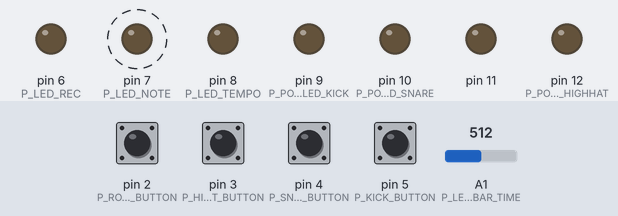
Bench run of a sketch on a simulated Arduino Uno, built with avr-gcc and run on an emulated ATmega328P. On the bench: output pins drawn as LEDs (lit = HIGH). Dashed ring = blinking. Inputs (shaded band) come from the test bench; at power-on: pin 2 (P_ROTATE_TRACK_BUTTON), pin 3 (P_HIGHHAT_BUTTON), pin 4 (P_SNARE_BUTTON), pin 5 (P_KICK_BUTTON) LOW, A1 (P_LENGTH_OF_A_BAR_TIME) = 512. What the sketch prints to the serial monitor is not drawn.

Above: at 1.2 s.
1.3 s: A1 (P_LENGTH_OF_A_BAR_TIME) set to 306
At 4.2 s:
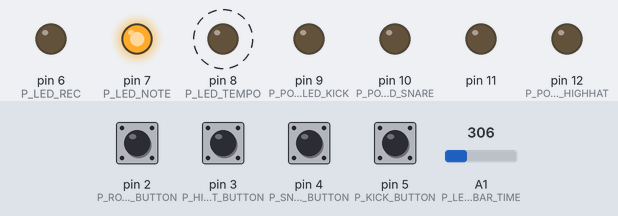
4.3 s: A1 (P_LENGTH_OF_A_BAR_TIME) set to 122
At 4.77 s:
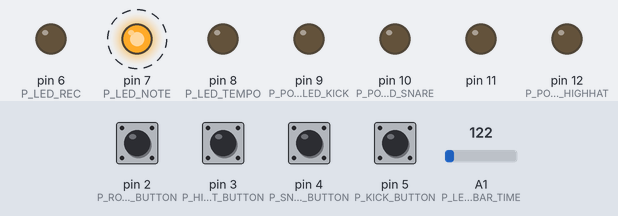
7.3 s: pin 3 (P_HIGHHAT_BUTTON) pulled HIGH for 1 s
At 8.97 s:
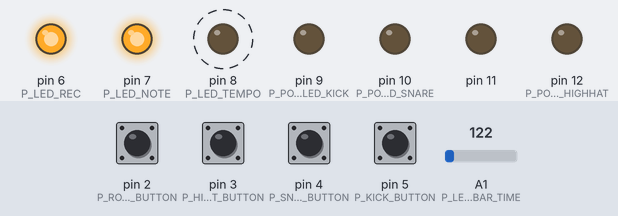
10.3 s: pin 5 (P_KICK_BUTTON) pulled HIGH for 1 s
At 12.77 s:
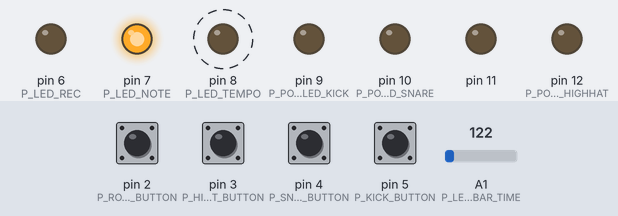
13.6 s: pin 4 (P_SNARE_BUTTON) pulled HIGH for 1 s
At 14.49 s:
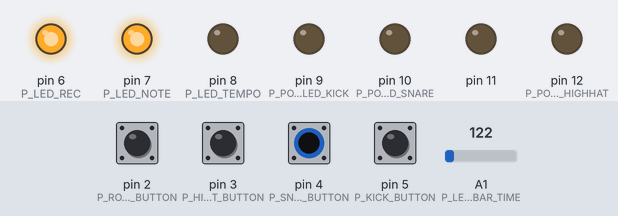
16.6 s: pin 5 (P_KICK_BUTTON) pulled HIGH for 1 s
At 19.62 s:
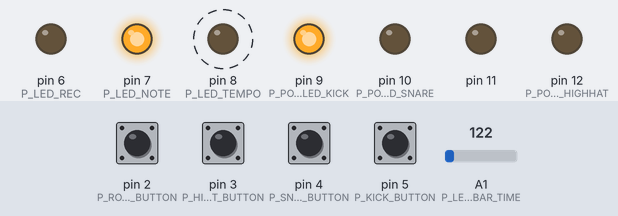
Timing chart, 0 to 34.0 s (numbered marks = the images above; inputs shaded):
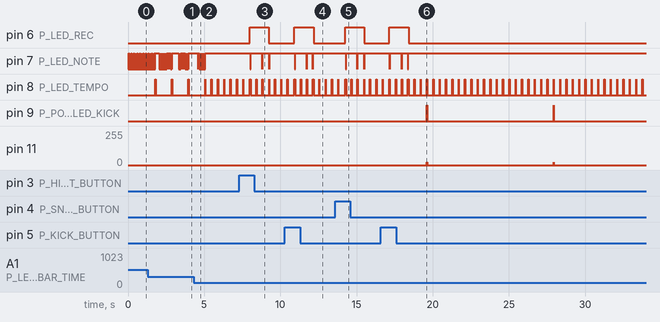

Measured:
- after the input at 1.3 s, pin 8 (P_LED_TEMPO): alternates HIGH for 0.01 s and LOW for 1.1 s, starting after 1.6 s
- after the input at 4.3 s, pin 7 (P_LED_NOTE): goes on until 5.1 s, then stays HIGH; pin 8 (P_LED_TEMPO): alternates HIGH for 0.02 s and LOW for 0.40 s, starting after 1.2 s
- after the input at 7.3 s, pin 6 (P_LED_REC): LOW → HIGH after 0.70 s, → LOW 1.3 s later; pin 7 (P_LED_NOTE): goes LOW 0.02 s, HIGH 0.75 s, LOW 0.01 s, HIGH 0.44 s, LOW 0.01 s, then HIGH, starting after 0.73 s
- after the input at 10.3 s, pin 6 (P_LED_REC): LOW → HIGH after 0.62 s, → LOW 1.3 s later; pin 7 (P_LED_NOTE): goes LOW 0.02 s, HIGH 0.76 s, LOW 0.01 s, HIGH 0.39 s, LOW 0.01 s, then HIGH, starting after 0.65 s
- after the input at 13.6 s, pin 6 (P_LED_REC): LOW → HIGH after 0.66 s, → LOW 1.2 s later; pin 7 (P_LED_NOTE): goes LOW 0.02 s, HIGH 0.74 s, LOW 0.01 s, HIGH 0.44 s, LOW 0.01 s, then HIGH, starting after 0.69 s
- after the input at 16.6 s, pin 6 (P_LED_REC): LOW → HIGH after 0.54 s, → LOW 1.3 s later; pin 7 (P_LED_NOTE): goes LOW 0.02 s, HIGH 0.76 s, LOW 0.01 s, HIGH 0.42 s, LOW 0.01 s, then HIGH, starting after 0.58 s

The sketch:

sequencer.ino
```cpp
/*
 * ボタンを長押ししたときに録音モードに入る。
 *
 * ループ再生は常にさせる。
 * 信号の出力は11ピン。
 * 録音モード終了と同時にループを更新する。
 *
 * テンポと音符が来るたびにそれぞれLEDを光らせている。
 * metro_test.inoでは、テンポのたびにHIGHとLOWを切り替えているが、
 * ここではmillis()で時間を計り、一定時間だけ光らせるようにしている。
 *
 * クラスを使って、録音モードを動かすところまでやった。
 * 配列に正しく録音されるかは未確認。
 * 今後は、ピン番号もclassにいれて、
 * 録音モードをしめすLEDもclass内で制御するようにしたい。
 * 録音モードのLEDの光り方のバグを直す。
 *
 * pitchについて
 * kick:21, snare:73, highhat:255
 *
 * 何かしらの音がなっているとき、パワーLEDを光らせる。
 *
 * 3つのトラックの音が高速で交互になることによって同時になるように見せかけている。
 * どれか一つだけを鳴らしたい場合は、Play()関数をnote.check() == 1のif文の中に入れればよい。
 * ただし、その場合、どれか一つのトラックのみの音が優先されて鳴る。
 *
 * テンポをanalogReadで変えたい。
 * analogReadの範囲は0~1024。note当たりの長さを最大で128くらいにするのがちょうどいいので、
 * analogReadの値を8で割るとちょうどいいだろう。
 * だから、NUMBER_OF_NOTES_IN_A_BARは固定（１小節に32個の音符）。length_of_a_bar_timeを可変にする。
 * 具体的には、length_of_a_bar_time = analogRead(可変抵抗) / TEMPO_ADJUST * NUMBER_OF_NOTES_IN_A_BAR にする。
 *
 */

#include <Metro.h>
#include "seq_controler.h"
#define cbi(sfr, bit) (_SFR_BYTE(sfr) &= ~_BV(bit)) //PWM用
#define sbi(sfr, bit) (_SFR_BYTE(sfr) |= _BV(bit))  //PWM用

#define NUMBER_OF_NOTES_IN_A_BAR 32      //1小節での音符の数
#define TEMPO_ADJUST 9 //length_of_a_bar_timeの取得時に、1024をいい感じにスケール変更するための値

//////// ピン番号たち ////////
// input
#define P_LENGTH_OF_A_BAR_TIME 1  //length_of_a_bar_timeを決めるためのアナログピン番号
#define P_KICK_BUTTON          5  //kickボタン
#define P_SNARE_BUTTON         4  //snareボタン
#define P_HIGHHAT_BUTTON       3  //highhatボタン
#define P_ROTATE_TRACK_BUTTON  2  //トラックを入れ替えるボタンのピン番号
// output
#define P_LED_REC              6  //録音モードでオンになるピン番号
#define P_LED_TEMPO            8  //テンポごとに光らせる
#define P_LED_NOTE             7  //音符ごとに光らせる
#define P_POWER_LED_KICK       9  //kickのパワーLEDを光らせるピン番号
#define P_POWER_LED_SNARE     10  //snareのパワーLEDを光らせるピン番号
#define P_POWER_LED_HIGHHAT   12  //highhatのパワーLEDを光らせるピン番号
// pin11はfast PWM（信号出力）に使われている

Metro tempo, note;   //テンポ、音符の間隔

unsigned int length_of_a_bar_time; //1小節の時間の長さ（可変）
//////// 録音用の変数たち ////////
int note_phase_int;           //1小節の中で何番目の音符かを示す
unsigned int t_breset, t_bstart, t_blength; //ボタンカウントのリセット時刻、ボタンを押された長さ測定用の変数
//////// LEDでのチェック用 ////////
unsigned int tt, ttb, tn, tnb; //LED点灯時刻、消灯時刻
//インスタンス生成。引数は、ボタンのピン番号、出力時の音程
SeqControler kick(P_KICK_BUTTON, 21), snare(P_SNARE_BUTTON, 73), highhat(P_HIGHHAT_BUTTON, 255);
// トラックの音符を入れ替える
void substitute();
unsigned int s_tb, s_t; //substitute判定のバウンシング対策。millis()を入れる


void setup() {
  // Timer2 PWM を高速にする
  cbi (TCCR2A, COM2A0);
  sbi (TCCR2A, COM2A1);
  sbi (TCCR2A, WGM20);
  sbi (TCCR2A, WGM21);
  cbi (TCCR2B, WGM22);
  sbi (TCCR2B, CS20);
  cbi (TCCR2B, CS21);
  cbi (TCCR2B, CS22);
  sbi(DDRB,3);

  // テンポを設定
  length_of_a_bar_time = analogRead(P_LENGTH_OF_A_BAR_TIME) / TEMPO_ADJUST * NUMBER_OF_NOTES_IN_A_BAR;
  tempo = Metro(length_of_a_bar_time);
  note = Metro(length_of_a_bar_time / NUMBER_OF_NOTES_IN_A_BAR); //length_of_a_bar_time / NUMBER_OF_NOTES_IN_A_BAR = (音符の長さ）

  pinMode(P_KICK_BUTTON, INPUT);
  pinMode(P_SNARE_BUTTON, INPUT);
  pinMode(P_HIGHHAT_BUTTON, INPUT);
  pinMode(P_ROTATE_TRACK_BUTTON, INPUT);

  //for test
  Serial.begin(9600);
  pinMode(P_LED_TEMPO, OUTPUT);
  pinMode(P_LED_NOTE, OUTPUT);
  pinMode(P_LED_REC, OUTPUT);
  digitalWrite(LED_BUILTIN, LOW);
  pinMode(P_POWER_LED_KICK, OUTPUT);
  pinMode(P_POWER_LED_SNARE, OUTPUT);
  pinMode(P_POWER_LED_HIGHHAT, OUTPUT);

  note_phase_int = 0;
  s_tb = 0;
  s_t = 0;
}


void loop() {
  ///////////////////////////////////
  /////// tempoに合わせて光らせる //////
  ///////////////////////////////////
  if (tempo.check() == 1) {
    if (kick.m_pmode == 1) {
      kick.Record();                 //kick::録音モードのはじめをtempoに合わせる
      //digitalWrite(P_LED_REC, HIGH); //kick::録音モードであることを知らせるために光らせる
    }
    if (snare.m_pmode == 1) {
      snare.Record();                //snare::録音モードのはじめをtempoに合わせる
      //digitalWrite(P_LED_REC, HIGH); //snare::録音モードであることを知らせるために光らせる
    }
    if (highhat.m_pmode == 1) {
      highhat.Record();              //highhat::録音モードのはじめをtempoに合わせる
      //digitalWrite(P_LED_REC, HIGH); //highhat::録音モードであることを知らせるために光らせる
    }
    digitalWrite(P_LED_TEMPO, HIGH);
    Serial.println("tempo!");
    tt = millis();  //LED点灯時刻の記録

    length_of_a_bar_time = analogRead(P_LENGTH_OF_A_BAR_TIME) / TEMPO_ADJUST * NUMBER_OF_NOTES_IN_A_BAR; //length_of_a_bar_timeを変更
    tempo.interval(length_of_a_bar_time);      //実際のテンポの変更を適用
    note = Metro(length_of_a_bar_time / NUMBER_OF_NOTES_IN_A_BAR); //テンポの変更をnoteにも適用
  }
  ttb = millis();   //LED点灯からの時間記録
  if (ttb - tt >= 10) digitalWrite(P_LED_TEMPO, LOW); //LED消灯

  ////////////////////////////////////////////////
  /////// noteに合わせて光らせ、録音する //////
  ///////////////////////////////////////////////
  if (note.check() == 1) {
    digitalWrite(P_LED_NOTE, HIGH);
    tn = millis();  //LED点灯時刻の記録
    note_phase_int = (note_phase_int + 1) % NUMBER_OF_NOTES_IN_A_BAR; //いくつ目の音符かを数える

    //kick::録音モードのとき、録音する
    if (2 <= kick.m_pmode && kick.m_pmode <= NUMBER_OF_NOTES_IN_A_BAR) {
      kick.Record();
      //digitalWrite(P_LED_REC, HIGH);     //kick::録音モードであることをしらせるために光らせる
    }
    //snare::録音モードのとき、録音する
    if (2 <= snare.m_pmode && snare.m_pmode <= NUMBER_OF_NOTES_IN_A_BAR) {
      snare.Record();
      //digitalWrite(P_LED_REC, HIGH);     //snare::録音モードであることをしらせるために光らせる
    }
    //highhat::録音モードのとき、録音する
    if (2 <= highhat.m_pmode && highhat.m_pmode <= NUMBER_OF_NOTES_IN_A_BAR) {
      highhat.Record();
      //digitalWrite(P_LED_REC, HIGH);     //highhat::録音モードであることをしらせるために光らせる
    }
    //どれも録音モードでないとき、LEDを消す
    //if (kick.m_pmode == 0 && snare.m_pmode == 0 && highhat.m_pmode == 0) {
    //  digitalWrite(P_LED_REC, LOW);
    //}

    if (kick.m_notes[note_phase_int] == 0 && snare.m_notes[note_phase_int] == 0 && highhat.m_notes[note_phase_int] == 0) {
      OCR2A = 0; // どのトラックもなっていなければ出力を0にする。
    }
    //kickが鳴るとき、パワーLEDを光らせる
    if (kick.m_notes[note_phase_int] == 1) digitalWrite(P_POWER_LED_KICK, HIGH);
    else digitalWrite(P_POWER_LED_KICK, LOW);
    //snareが鳴るとき、パワーLEDを光らせる
    if (snare.m_notes[note_phase_int] == 1) digitalWrite(P_POWER_LED_SNARE, HIGH);
    else digitalWrite(P_POWER_LED_SNARE, LOW);
    //highhatが鳴るとき、パワーLEDを光らせる
    if (highhat.m_notes[note_phase_int] == 1) digitalWrite(P_POWER_LED_HIGHHAT, HIGH);
    else digitalWrite(P_POWER_LED_HIGHHAT, LOW);

    Serial.println(analogRead(1));// analogReadのテスト用
  }

  // 再生する
  snare.Play(note_phase_int);   //snare::録音したものを再生する
  highhat.Play(note_phase_int); //highhat::録音したものを再生する
  kick.Play(note_phase_int);    //kick::録音したものを再生する

  tnb = millis();   //LED点灯からの時間記録
  if (tnb - tn >= 10) digitalWrite(P_LED_NOTE, LOW); //LED消灯

  //////////////////////////////////////////////////////////////////////
  //////// ボタンの状態測定 //////////////////////////////////////////////
  /// グローバル変数t_startを全ての場合に使っているので、そこでのバグが心配。 ///
  /// メンバ変数m_t_startを使うことにすれば心配が解決できるかも。           ///
  //////////////////////////////////////////////////////////////////////
  //kick::ボタンが押されているかどうかによって、b_kickに1または0を代入
  if (digitalRead(P_KICK_BUTTON) == HIGH) {
    if (kick.m_bstate == 0) t_bstart = millis();
    kick.m_bstate = 1;
  } else kick.m_bstate = 0;
  //snare::ボタンが押されているかどうかによって、b_snareに1または0を代入
  if (digitalRead(P_SNARE_BUTTON) == HIGH) {
    if (snare.m_bstate == 0) t_bstart = millis();
    snare.m_bstate = 1;
  } else snare.m_bstate = 0;
  //highhat::ボタンが押されているかどうかによって、b_highhatに1または0を代入
  if (digitalRead(P_HIGHHAT_BUTTON) == HIGH) {
    if (highhat.m_bstate == 0) t_bstart = millis();
    highhat.m_bstate = 1;
  } else highhat.m_bstate = 0;

  ///////////////////////////////////
  //////// modeの切り替え ////////////
  ///////////////////////////////////
  t_blength = millis();
  //kick::ボタンを押し始めてから経過した時間がlength_of_a_bar_time以上で、かつ今もボタンが押されているとき、
  if (kick.m_bstate == 1 && t_blength - t_bstart > length_of_a_bar_time) {
    kick.m_pmode = 1;      //録音モードに切り替える
    Serial.write("record mode kick on\n");
  }
  //snare::ボタンを押し始めてから経過した時間がlength_of_a_bar_time以上で、かつ今もボタンが押されているとき、
  if (snare.m_bstate == 1 && t_blength - t_bstart > length_of_a_bar_time) {
    snare.m_pmode = 1;      //録音モードに切り替える
    Serial.write("record mode snare on\n");
  }
  //highhat::ボタンを押し始めてから経過した時間がlength_of_a_bar_time以上で、かつ今もボタンが押されているとき、
  if (highhat.m_bstate == 1 && t_blength - t_bstart > length_of_a_bar_time) {
    highhat.m_pmode = 1;      //録音モードに切り替える
    Serial.write("record mode highhat on\n");
  }

  s_t = millis();
  if (digitalRead(P_ROTATE_TRACK_BUTTON) == HIGH && s_t - s_tb > 100) {
    substitute();
    s_tb = millis();
  }
}


void substitute() {
  bool temp;
  int j;
  for (j = 0; j < NUMBER_OF_NOTES_IN_A_BAR; j++) {
    temp = highhat.m_notes[j];
    highhat.m_notes[j] = snare.m_notes[j];
    snare.m_notes[j] = kick.m_notes[j];
    kick.m_notes[j] = temp;

  }
}
```

seq_controler.cpp
```cpp
/*
 * ここでも新たに#define NUMBER_OF_NOTES_IN_A_BAR 4している。詳しいことはseq_controler.h内にコメントしている。
 * Play(int note_phase_int)内での出力音程は現状では適当に決めている。変数でおければもっといいのかもしれない。
 */
#include "seq_controler.h"
#include "Arduino.h"
#define NUMBER_OF_NOTES_IN_A_BAR 32
#define P_OUT 11 //kick, snare, highhatのアウトプット用のピン
#define P_LED_REC   6           //録音モードでオンになるピン番号

//////////////////////////////
// コンストラクタ（初期化処理） //
//////////////////////////////
SeqControler::SeqControler(int pin, int pitch) {
  m_bpin = pin;               //メンバ変数にボタンのピン番号を代入
  m_bstate = 0;
  m_pitch = pitch;            //メンバ変数に出力時の音程を入力
  pinMode (m_bpin, INPUT);
}

/////////////////////////////////////////////////////////////////////////////
// fnoteの値にあった配列要素にボタン(b_kick, b_snare, b_highhat)の状態を記録する。//
// fnote == 3のとき、録音終了とともにmode = 0とし、配列を更新。////////////////////
/////////////////////////////////////////////////////////////////////////////
void SeqControler::Record() {
  Serial.println("Record func is on\n"); //テストのために表示
  digitalWrite(P_LED_REC, HIGH); //録音モードであることを知らせるために光らせる
  m_temp[m_pmode - 1] = digitalRead(m_bpin); // ボタンの状態を一時的に記録
  m_pmode++;
  if (m_pmode == NUMBER_OF_NOTES_IN_A_BAR + 1) {
    int i;
    for (i = 0; i < NUMBER_OF_NOTES_IN_A_BAR; i++) {
      m_notes[i] = m_temp[i]; // 一時的に記録した状態をm_notesに代入
      m_temp[i] = 0;          // 次の測定のために、全てLOWに変えておく
    }
    // modeを0に戻し、録音モード終了
    m_pmode = 0;
    Serial.println("Record mode kick finished");
    digitalWrite(P_LED_REC, LOW); //録音モードのLEDを消す
  }

}

////////////////////////////////////////////////////
// 録音した配列を出力する。音符は第１小節のみ1から始まり、//
// 他の小節は0, 1, 2, 3,..., NUMBER_OF_NOTES_IN_A_BAR - 1とすすむ。      //
////////////////////////////////////////////////////
void SeqControler::Play(int note_phase_int) {
  if (m_notes[note_phase_int] == 1) {
    OCR2A = m_pitch; // OCR2A という変数に 0 ~ 255までの値を入れると、pin11からPWMが出力される
  }
}
```

seq_controler.h
```cpp
/*
 * sequencer_with_class2.inoのはじめに#defineしているNUMBER_OF_NOTES_IN_A_BARをこのファイルでは参照できないので、
 * あらたに#define NUMBER_OF_NOTES_IN_A_BAR 4と書いている。
 * ここで#defineする必要のない方法として、
 * .inoファイル内でのNUMBER_OF_NOTES_IN_A_BARを引数で渡して、class内でmallocして配列を作ればできそうではあるが、
 * 難しそうだったり、メモリのことも気にしないといけない気がするのでやめた。
 *
 * とりあえずこれで思った通りの音が出るようになった。
 * 録音モードを示すLEDの光り方がおかしいという問題は残っている（大きな問題ではないけれど）。
 */

#ifndef _SEQ_CONTROLER_H_
#define _SEQ_CONTROLER_H_
#define NUMBER_OF_NOTES_IN_A_BAR 32

//////////////////////////
////// クラスの定義 ////////
//////////////////////////
class SeqControler {
  public:
    SeqControler(int pin, int pitch); //コンストラクタ。pin:ボタンのピン番号、pitch:出力時の音程
    void Record();         //録音する関数
    void Play(int note_phase_int);           //録音されているものを出力する関数
    int m_pmode; //モード判断の変数(1, 2, 3...:録音モード, 0:通常モード)
    bool m_bstate; //ボタンが押されたかの判定用
    int m_pitch;         //出力時のPWMの速さ（音程）
    bool m_notes[NUMBER_OF_NOTES_IN_A_BAR];  //それぞれのトラックのon, offを代入
  private:
    int m_bpin, m_outpin; //ボタンのピン番号、アウトプットのピン番号
    bool m_temp[NUMBER_OF_NOTES_IN_A_BAR];   //録音時に一時的に記録する配列

};

#endif
```
